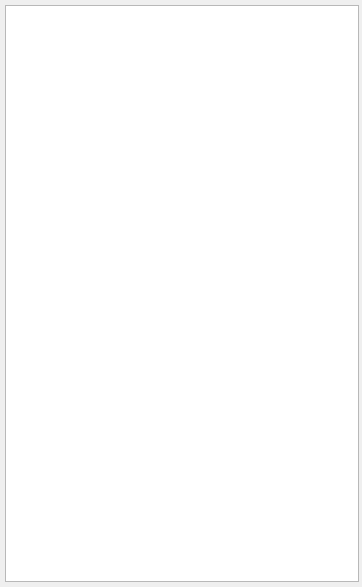
<?xml version="1.0" encoding="UTF-8"?>
<ui version="4.0">
 <class>AwhPicture</class>
 <widget class="QDialog" name="AwhPicture">
  <property name="enabled">
   <bool>true</bool>
  </property>
  <property name="geometry">
   <rect>
    <x>0</x>
    <y>0</y>
    <width>362</width>
    <height>587</height>
   </rect>
  </property>
  <property name="windowTitle">
   <string>Warehouse rack section #</string>
  </property>
  <property name="sizeGripEnabled">
   <bool>false</bool>
  </property>
  <layout class="QHBoxLayout" name="horizontalLayout_2">
   <property name="leftMargin">
    <number>5</number>
   </property>
   <property name="topMargin">
    <number>5</number>
   </property>
   <property name="rightMargin">
    <number>3</number>
   </property>
   <property name="bottomMargin">
    <number>5</number>
   </property>
   <item>
    <layout class="QHBoxLayout" name="horizontalLayout">
     <item>
      <widget class="QGraphicsView" name="drawRack">
       <property name="sizePolicy">
        <sizepolicy hsizetype="Minimum" vsizetype="Minimum">
         <horstretch>0</horstretch>
         <verstretch>0</verstretch>
        </sizepolicy>
       </property>
       <property name="verticalScrollBarPolicy">
        <enum>Qt::ScrollBarAlwaysOff</enum>
       </property>
       <property name="horizontalScrollBarPolicy">
        <enum>Qt::ScrollBarAlwaysOff</enum>
       </property>
       <property name="sizeAdjustPolicy">
        <enum>QAbstractScrollArea::AdjustIgnored</enum>
       </property>
       <property name="sceneRect">
        <rectf>
         <x>0.000000000000000</x>
         <y>0.000000000000000</y>
         <width>340.000000000000000</width>
         <height>567.000000000000000</height>
        </rectf>
       </property>
      </widget>
     </item>
    </layout>
   </item>
  </layout>
 </widget>
 <resources/>
 <connections/>
</ui>
